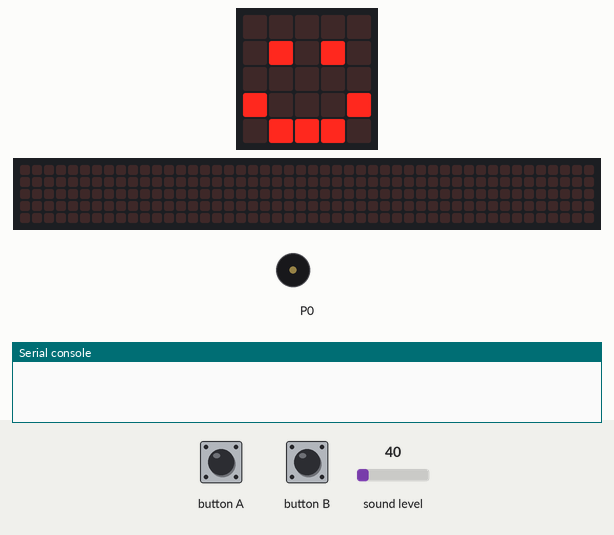
Simulated run of this program. Board: BBC micro:bit (MakeCode). Shown: the board's 5×5 LED display, a strip that is not on the board, showing the scrolling text unrolled, buzzer (waves = sounding), the last lines printed to the serial console. The test bench sets the inputs (shaded band); at power-on: sound level 40. The 48×5 strip is a reading aid, not a part: it shows the text the display is scrolling, unrolled, one strip-width of it at a time.

Above: at 11.2 s.
11.3 s: sound level set to 116
At 12.5 s:
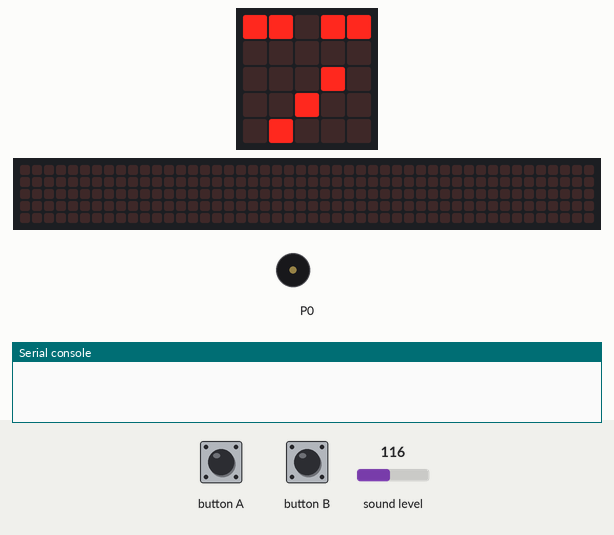
12.9 s: sound level set to 122
At 16.1 s:
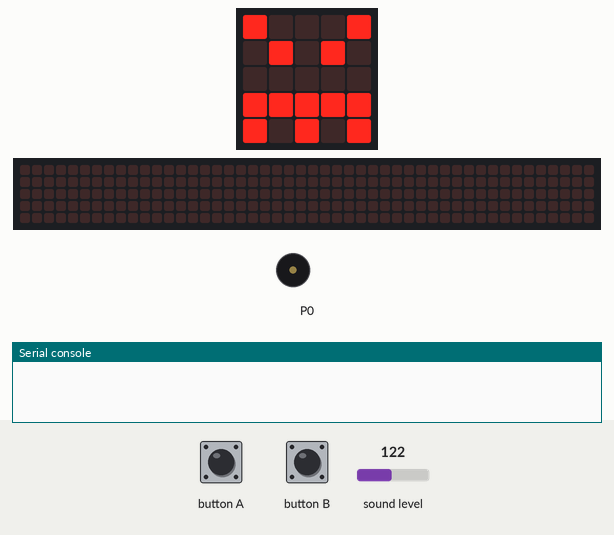
17.6 s: button A pressed for 0.15 s
At 18.08 s:
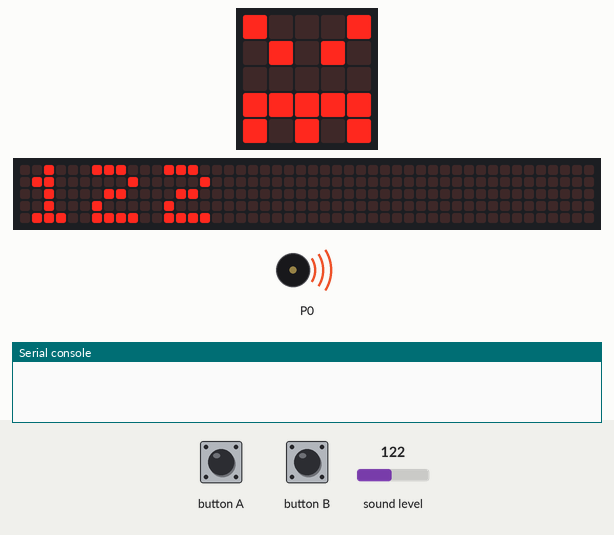
18.3 s: button B pressed for 0.15 s
At 18.68 s:
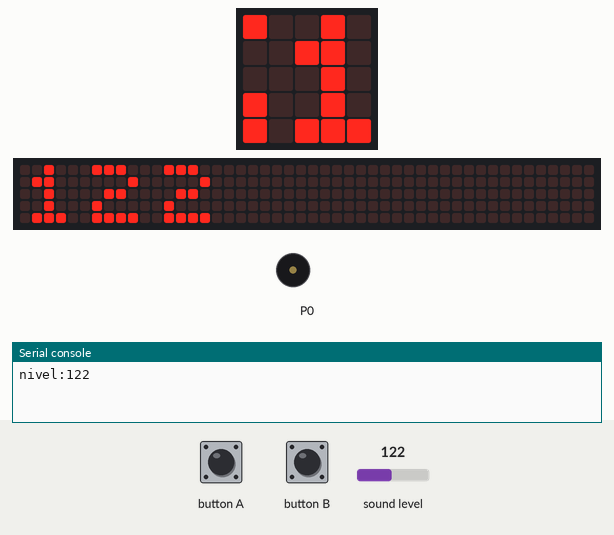
19.0 s: button A pressed for 0.15 s
19.7 s: sound level set to 5
Timing chart, 0 to 22.2 s (numbered marks = the images above; inputs shaded):
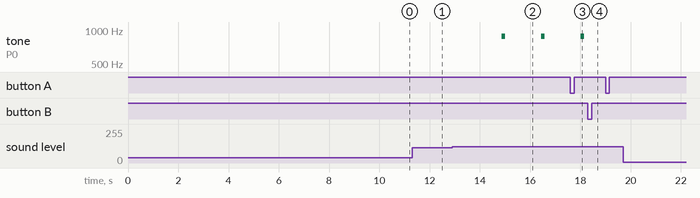

The program:

main.ts
```typescript
// ─── Inspector de Ruido — micro:bit v2 ──────────────────
// Conectado al PC por USB | MakeCode
// Botón A → muestra valor numérico en display
// Botón B → envía lectura a la consola serie del PC
// ────────────────────────────────────────────────────────

let UMBRAL_VERDE = 50
let UMBRAL_YELLOW = 120
let nivel = 0

basic.showString("INSPECTOR")
basic.pause(1000)

// ── Bucle principal ──────────────────────────────────────
basic.forever(function () {
    nivel = input.soundLevel()   // 0 – 255

    if (nivel < UMBRAL_VERDE) {
        // 🟢 TRANQUILO
        basic.showIcon(IconNames.Happy)

    } else if (nivel < UMBRAL_YELLOW) {
        // 🟡 MODERADO
        basic.showIcon(IconNames.Meh)

    } else {
        // 🔴 RUIDOSO
        basic.showIcon(IconNames.Angry)
        music.playTone(880, 150)
    }

    basic.pause(800)
})

// ── Botón A: muestra el número en el display ─────────────
input.onButtonPressed(Button.A, function () {
    basic.showNumber(nivel)
})

// ── Botón B: envía dato por serie al PC ──────────────────
input.onButtonPressed(Button.B, function () {
    serial.writeLine("nivel:" + nivel)
})
```

test.ts
```typescript
// aquí va el archivo "tests"; esto no se compilará cuando este paquete se utilice como una extensión.
```

Measured:
- the behaviour switches between 119 and 120 on sound level (found by bisection; images 1 and 2)
- after the input at 11.3 s, the display: changes after 0.12 s (image 1)
- after the input at 12.9 s, tone on P0: alternates 880 Hz for 0.15 s and silent for 1.4 s, starting after 2.0 s; the display: changes after 1.4 s (image 2)
- after the input at 17.6 s, the display: changes after 0.41 s (image 3)
